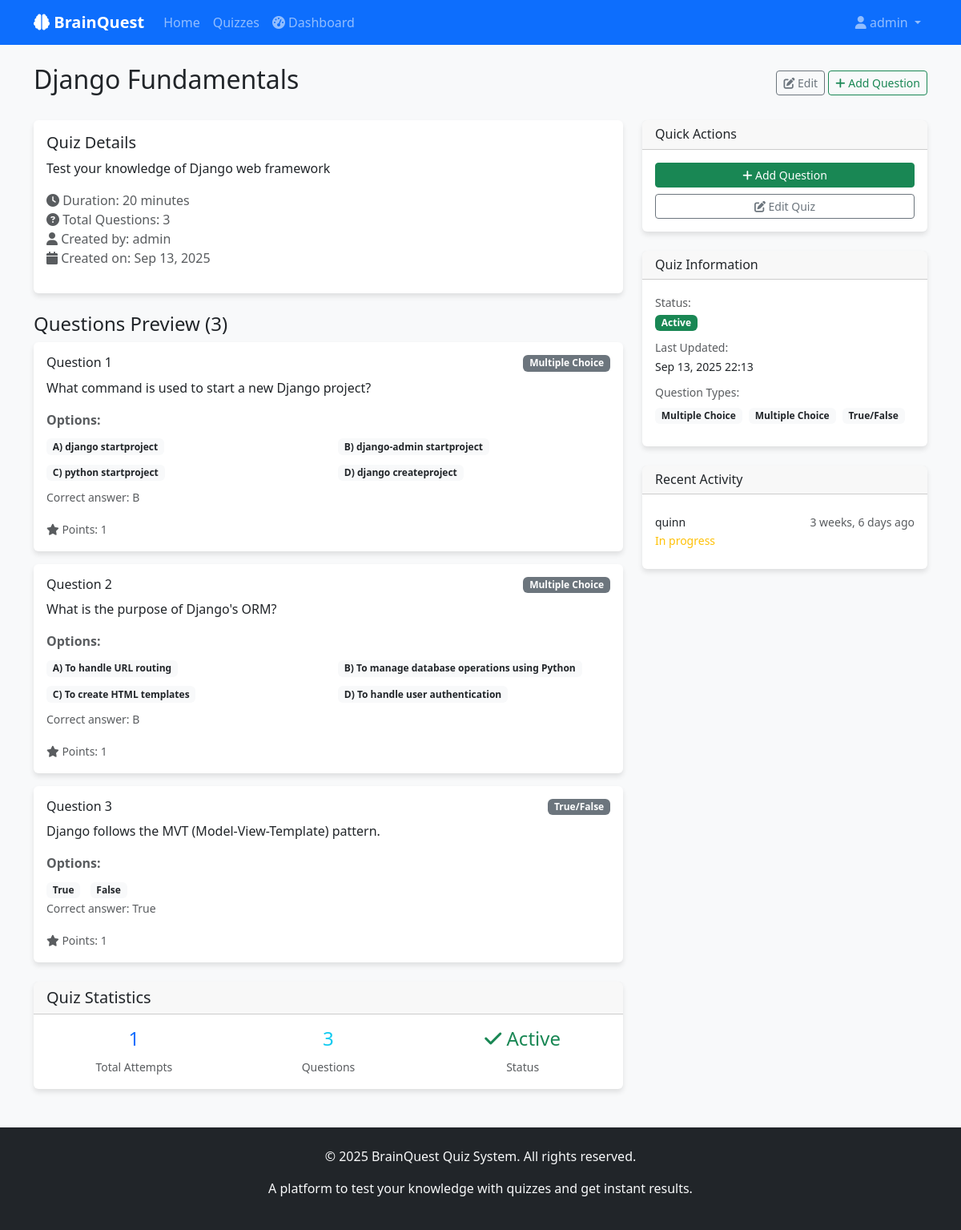
/quizzes/2/ (signed in), run on an earlier commit of the app's database.
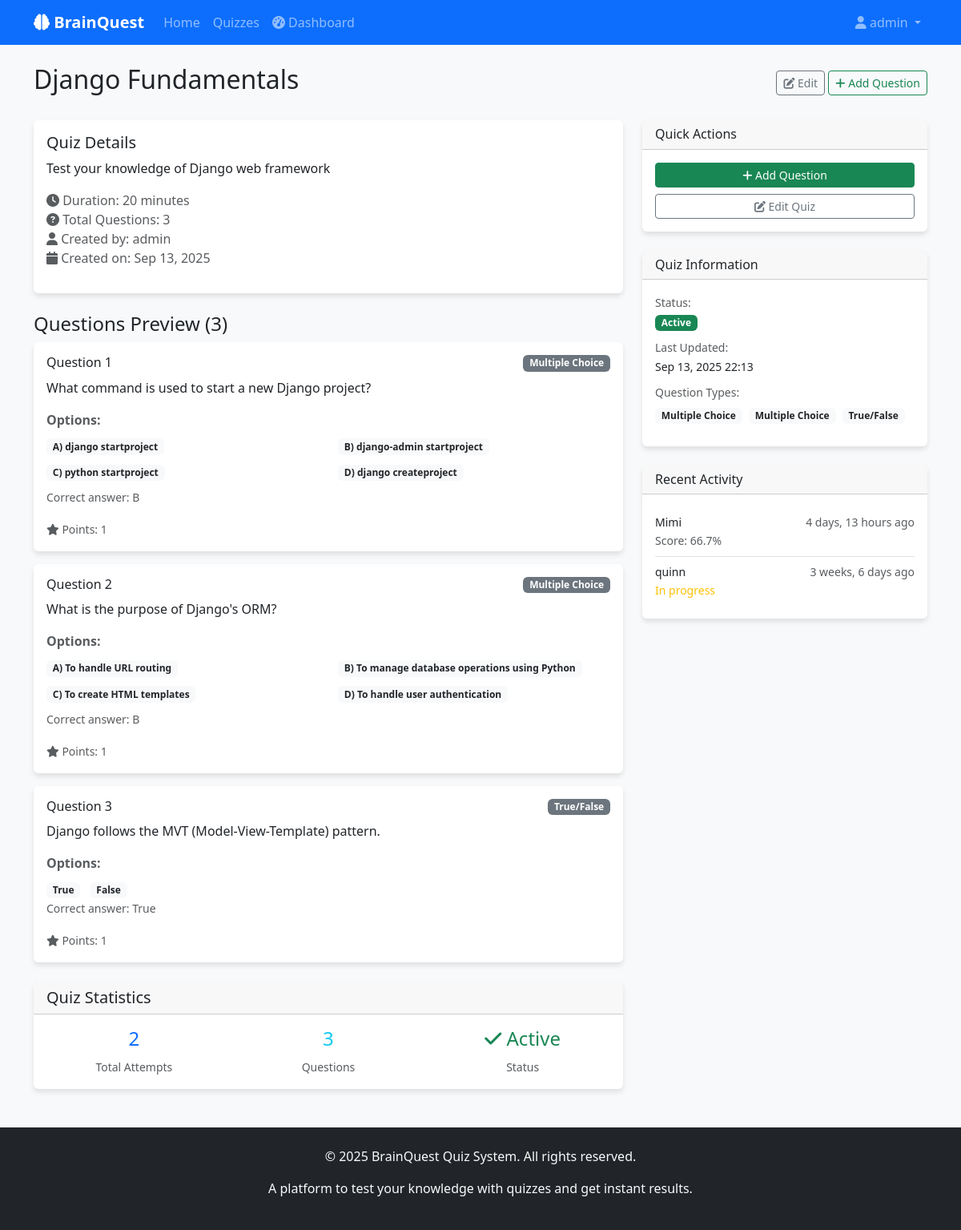
And on a later commit of the database.
### quizzes/models.py (models this page shows, shortened)
class Question(models.Model):
    QUESTION_TYPES = (
        ('mcq', 'Multiple Choice'),
        ('true_false', 'True/False'),
        ('short_answer', 'Short Answer'),
    )
    quiz = models.ForeignKey(Quiz, on_delete=models.CASCADE, related_name='questions')
    question_text = models.TextField()
    question_type = models.CharField(max_length=20, choices=QUESTION_TYPES, default='mcq')
    option_a = models.CharField(max_length=200, blank=True)
    option_b = models.CharField(max_length=200, blank=True)
    option_c = models.CharField(max_length=200, blank=True)
    option_d = models.CharField(max_length=200, blank=True)
    correct_option = models.CharField(max_length=1, choices=(
        ('a', 'A'),
        ('b', 'B'),
        ('c', 'C'),
        ('d', 'D'),
    ), blank=True)
    correct_answer = models.TextField(blank=True, help_text="For short answer questions")
    points = models.PositiveIntegerField(default=1)
    created_at = models.DateTimeField(auto_now_add=True)
    class Meta:
        ordering = ['created_at']

class Quiz(models.Model):
    title = models.CharField(max_length=200)
    description = models.TextField(blank=True)
    duration = models.PositiveIntegerField(help_text="Duration in minutes")
    created_by = models.ForeignKey(User, on_delete=models.CASCADE, related_name='quizzes_created')
    created_at = models.DateTimeField(auto_now_add=True)
    updated_at = models.DateTimeField(auto_now=True)
    is_active = models.BooleanField(default=True)
    class Meta:
        verbose_name_plural = "Quizzes"
        ordering = ['-created_at']

### results/models.py (models this page shows, shortened)
class QuizSubmission(models.Model):
    user = models.ForeignKey(User, on_delete=models.CASCADE, related_name='quiz_submissions')
    quiz = models.ForeignKey(Quiz, on_delete=models.CASCADE, related_name='submissions')
    score = models.FloatField(default=0)
    total_questions = models.PositiveIntegerField(default=0)
    correct_answers = models.PositiveIntegerField(default=0)
    started_at = models.DateTimeField(auto_now_add=True)
    completed_at = models.DateTimeField(null=True, blank=True)
    is_completed = models.BooleanField(default=False)
    class Meta:
        ordering = ['-started_at']

### users/models.py (models this page shows, shortened)
class CustomUser(AbstractUser):
    ROLE_CHOICES = (
        ('admin', 'Admin'),
        ('user', 'User'),
    )
    role = models.CharField(max_length=10, choices=ROLE_CHOICES, default='user')
    created_at = models.DateTimeField(auto_now_add=True)
    updated_at = models.DateTimeField(auto_now=True)

### quizzes/views.py (the view)
# urls.py: path('<int:quiz_id>/', views.quiz_detail, name='quiz_detail'),
@login_required
def quiz_detail(request, quiz_id):
    quiz = get_object_or_404(Quiz, id=quiz_id, is_active=True)
    questions = quiz.questions.all()
    return render(request, 'quizzes/quiz_detail.html', {'quiz': quiz, 'questions': questions})

### templates/quizzes/quiz_detail.html (shortened to what the changed rows need)
{% extends 'base.html' %}
{% block content %}
<div class="d-flex justify-content-between align-items-center mb-4">
    <h2>{{ quiz.title }}</h2>
    {% if user.is_authenticated and user.is_staff or user.role == 'admin' %}
    <div>
        <a href="{% url 'quizzes:quiz_edit' quiz.id %}" class="btn btn-outline-secondary btn-sm">
        </a>
        <a href="{% url 'quizzes:question_create' quiz.id %}" class="btn btn-outline-success btn-sm">
        </a>
    </div>
    {% endif %}
</div>
<div class="row">
    <div class="col-md-8">
        <div class="card mb-4">
            <div class="card-body">
                <h5 class="card-title">Quiz Details</h5>
                {% if quiz.description %}
                <p class="card-text">{{ quiz.description }}</p>
                {% endif %}
                <p class="text-muted">
                    <i class="fas fa-clock"></i> Duration: {{ quiz.duration }} minutes
                    <br>
                    <i class="fas fa-question-circle"></i> Total Questions: {{ questions.count }}
                    <br>
                    <i class="fas fa-user"></i> Created by: {{ quiz.created_by.username }}
                    <br>
                    <i class="fas fa-calendar"></i> Created on: {{ quiz.created_at|date:"M d, Y" }}
                </p>
            </div>
        </div>
        {% if user.is_authenticated and user.is_staff or user.role == 'admin' %}
            {% for question in questions %}
            <div class="card mb-3">
                <div class="card-body">
                    <div class="d-flex justify-content-between align-items-start mb-2">
                        <h6 class="card-title mb-0">Question {{ forloop.counter }}</h6>
                        <span class="badge bg-secondary">{{ question.get_question_type_display }}</span>
                    </div>
                    <p class="card-text">{{ question.question_text }}</p>
                    {% if question.question_type == 'mcq' %}
                    <div class="options-container mt-3">
                        <p class="text-muted mb-2"><strong>Options:</strong></p>
                        <div class="row">
                            {% if question.option_a %}
                            <div class="col-md-6 mb-2">
                                <span class="badge bg-light text-dark">A) {{ question.option_a }}</span>
                            </div>
                            {% endif %}
                            {% if question.option_b %}
                            <div class="col-md-6 mb-2">
                                <span class="badge bg-light text-dark">B) {{ question.option_b }}</span>
                            </div>
                            {% endif %}
                            {% if question.option_c %}
                            <div class="col-md-6 mb-2">
                                <span class="badge bg-light text-dark">C) {{ question.option_c }}</span>
                            </div>
                            {% endif %}
                            {% if question.option_d %}
                            <div class="col-md-6 mb-2">
                                <span class="badge bg-light text-dark">D) {{ question.option_d }}</span>
                            </div>
                            {% endif %}
                        </div>
                        <small class="text-muted">Correct answer: {{ question.correct_option|upper }}</small>
                    </div>
                    {% elif question.question_type == 'true_false' %}
                    <div class="options-container mt-3">
                        <p class="text-muted mb-2"><strong>Options:</strong></p>
                        <div>
                            <span class="badge bg-light text-dark me-2">True</span>
                            <span class="badge bg-light text-dark">False</span>
                        </div>
                        <small class="text-muted">Correct answer: {% if question.correct_option == 'a' %}True{% else %}False{% endif %}</small>
                    </div>
                    {% elif question.question_type == 'short_answer' %}
                    <div class="short-answer-container mt-3">
                        <p class="text-muted"><strong>Type:</strong> Short Answer</p>
                        <small class="text-muted">Expected answer: {{ question.correct_answer }}</small>
                    </div>
                    {% endif %}
                    <div class="mt-3">
                        <small class="text-muted">
                            <i class="fas fa-star"></i> Points: {{ question.points }}
                        </small>
                    </div>
                </div>
            </div>
            {% empty %}
            <div class="alert alert-info">
                <i class="fas fa-info-circle"></i> No questions added yet.
                <a href="{% url 'quizzes:question_create' quiz.id %}" class="alert-link">Add the first question!</a>
            </div>
            {% endfor %}
        {% endif %}
        {% if user.is_authenticated and user.is_staff or user.role == 'admin' %}
        <div class="card mt-4">
            <div class="card-header">
                <h5 class="mb-0">Quiz Statistics</h5>
            </div>
            <div class="card-body">
                <div class="row text-center">
                    <div class="col-md-4">
                        <div class="h4 text-primary">{{ quiz.submissions.count }}</div>
                        <small class="text-muted">Total Attempts</small>
                    </div>
                    <div class="col-md-4">
                        <div class="h4 text-info">{{ questions.count }}</div>
                        <small class="text-muted">Questions</small>
                    </div>
                    <div class="col-md-4">
                        <div class="h4 text-success">
                            {% if quiz.is_active %}
                            <i class="fas fa-check text-success"></i> Active
                            {% else %}
                            <i class="fas fa-times text-secondary"></i> Inactive
                            {% endif %}
                        </div>
                        <small class="text-muted">Status</small>
                    </div>
                </div>
            </div>
        </div>
        {% endif %}
    </div>
    <div class="col-md-4">
        <div class="card mb-4">
            <div class="card-body">
                <div class="mb-2">
                    <small class="text-muted">Last Updated:</small>
                    <br>
                    <small>{{ quiz.updated_at|date:"M d, Y H:i" }}</small>
                </div>
                <div class="mb-2">
                    <br>
                    <div class="mt-1">
                        {% for question in questions %}
                            <span class="badge bg-light text-dark me-1 mb-1">{{ question.get_question_type_display }}</span>
                        {% empty %}
                            <small class="text-muted">No questions yet</small>
                        {% endfor %}
                    </div>
                </div>
            </div>
        </div>
        {% if user.is_authenticated and user.is_staff or user.role == 'admin' %}
        <div class="card">
            <div class="card-body">
                {% if quiz.submissions.all %}
                    <div class="list-group list-group-flush">
                        {% for submission in quiz.submissions.all|slice:":3" %}
                        <div class="list-group-item px-0 py-2">
                            <div class="d-flex justify-content-between">
                                <small class="text-truncate">{{ submission.user.username }}</small>
                                <small class="text-muted">{{ submission.started_at|timesince }} ago</small>
                            </div>
                            <small class="text-muted">
                                {% if submission.is_completed %}
                                    Score: {{ submission.score|floatformat:1 }}%
                                {% else %}
                                    <span class="text-warning">In progress</span>
                                {% endif %}
                            </small>
                        </div>
                        {% endfor %}
                    </div>
                {% else %}
                    <p class="text-muted text-center mb-0">No recent activity</p>
                {% endif %}
            </div>
        </div>
        {% endif %}
    </div>
</div>
{% endblock %}

What changed in the data, as far as the page shows it:
computed for Quiz "Django Fundamentals": submissions.count "1" → "2"
added QuizSubmission: user.username "Mimi", started_at "4 days, 13 hours", score "66.7"
